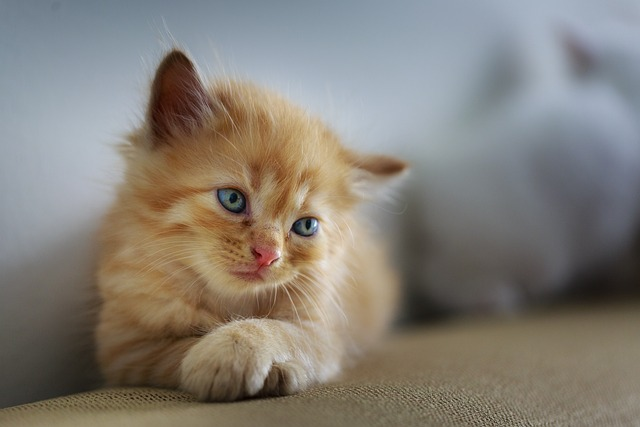
#> input picture Image Preprocessing/cat3.jpg, 640 x 427 px, found by its file name
$ python top5_fuction_openCV.py
#> lines starting #> are read from the running program, lines starting #| are printed output that depends on the picture; after the words box and inside, x2 and y2 are one past the last pixel; in counts of white or black regions, pixels touching at a corner belong together
import cv2 as cv

img = cv.imread('Image Preprocessing\cat3.jpg')
#> img is the input picture: shape (427, 640, 3); mean B, G, R 118.5, 126.8, 132.4
cv.resize(img, (300,300), interpolation=cv.INTER_LINEAR)
cv.imshow('img',img)

# # GrayScale Image
# gray = cv.cvtColor(img, cv.COLOR_BGR2GRAY)
# cv.imshow('Gray',gray)

# blurr

# blurr = cv.GaussianBlur(img, (5,5), cv.BORDER_DEFAULT)
# cv.imshow('Blur',blurr)


# Edge cascade
canny = cv.Canny(img, 125, 175)
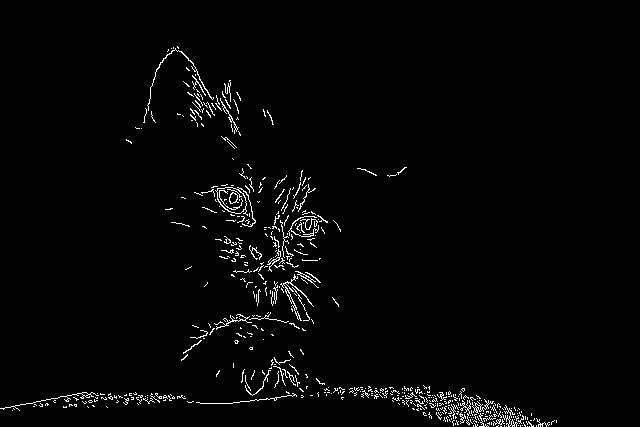
#> canny: shape (427, 640); 2% white in thin lines or dots, all inside (x1, y1, x2, y2) = (0, 46, 557, 427)
cv.imshow('Canny', canny)

# Dilating the image
dilated = cv.dilate(canny, (3,3), iterations=5)
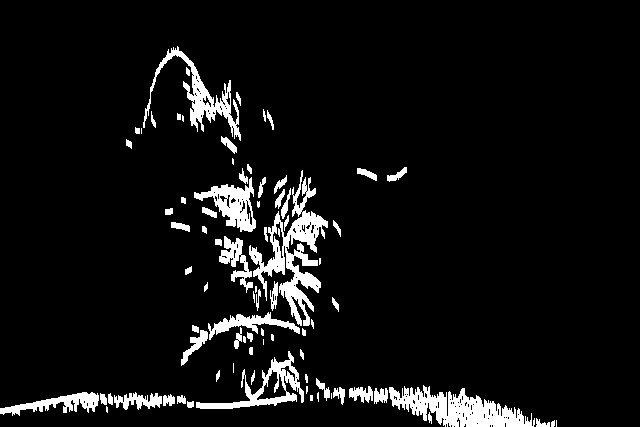
#> dilated: shape (427, 640); 6.7% white; 82 white regions (18 under 20 px), largest, box (x1, y1, x2, y2) and area: (249, 170, 328, 326) 3572, (389, 385, 535, 427) 3080, (143, 46, 241, 141) 1842
cv.imshow('dilated',dilated)

# Eroding
eroded = cv.erode(dilated, (3,3), iterations=1)
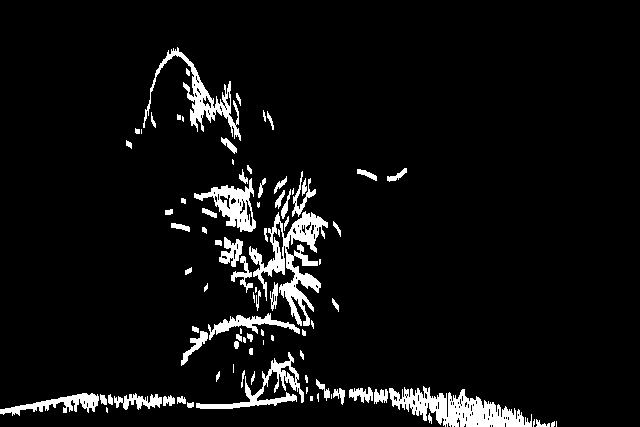
#> eroded: shape (427, 640); 6% white; 90 white regions (25 under 20 px), largest, box (x1, y1, x2, y2) and area: (249, 211, 328, 326) 2916, (389, 386, 532, 427) 2865, (143, 47, 241, 141) 1669
cv.imshow('Erode', eroded)

# Resize
# resized = cv.resize(img, (500,500))
resized = cv.resize(img, (500,500), interpolation=cv.INTER_CUBIC)
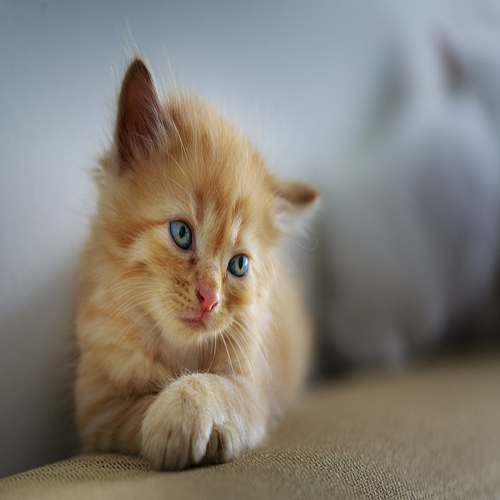
#> resized: shape (500, 500, 3); mean B, G, R 118.5, 126.8, 132.4
cv.imshow('resized', resized)

# cropping
cropped = img[50:200, 200:400]
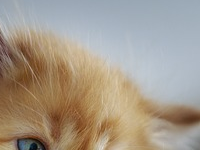
#> cropped: shape (150, 200, 3); mean B, G, R 138.7, 153.5, 165.1
cv.imshow('Cropped', cropped)

cv.waitKey(0)

$ run again, with Image Preprocessing/cat.jpg copied over Image Preprocessing/cat3.jpg
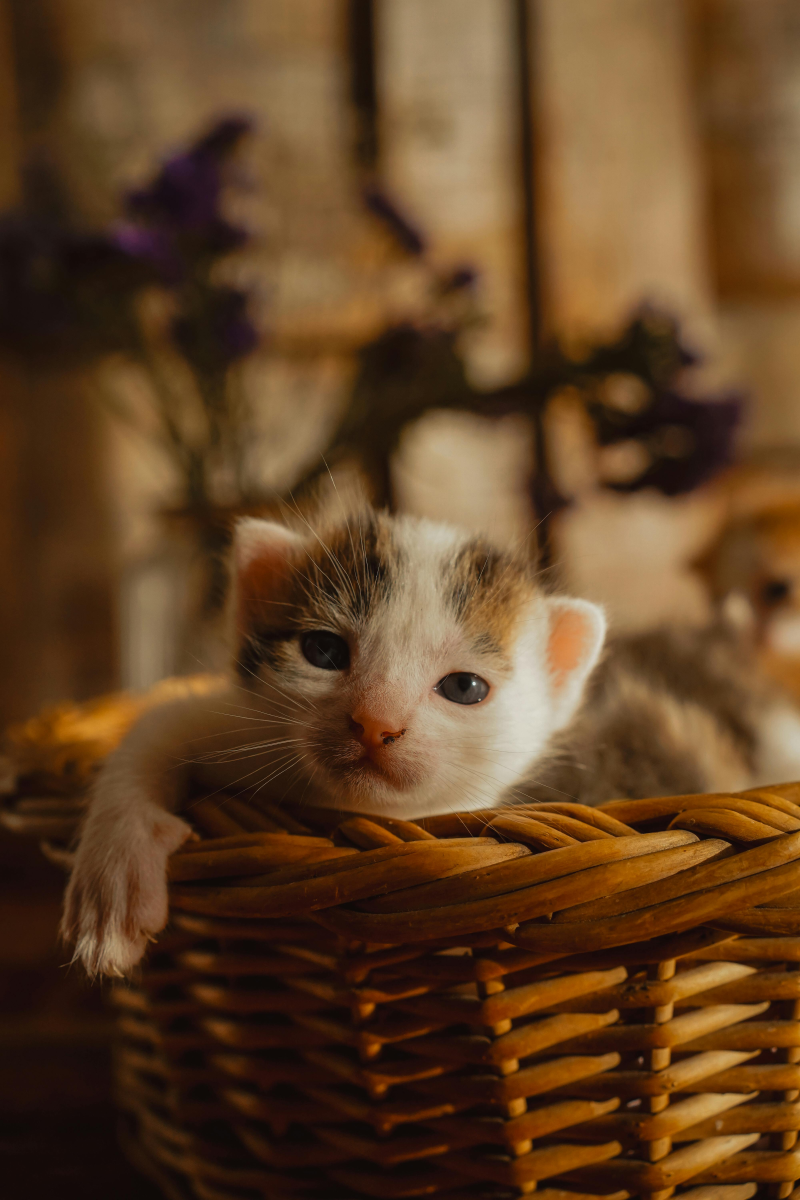
#> input picture Image Preprocessing/cat.jpg, 4000 x 6000 px, found by its file name (shown at 1/5 size)
#> img is the input picture: shape (6000, 4000, 3); mean B, G, R 36.4, 65.7, 96.9
#> `canny = cv.Canny(img, 125, 175)`:
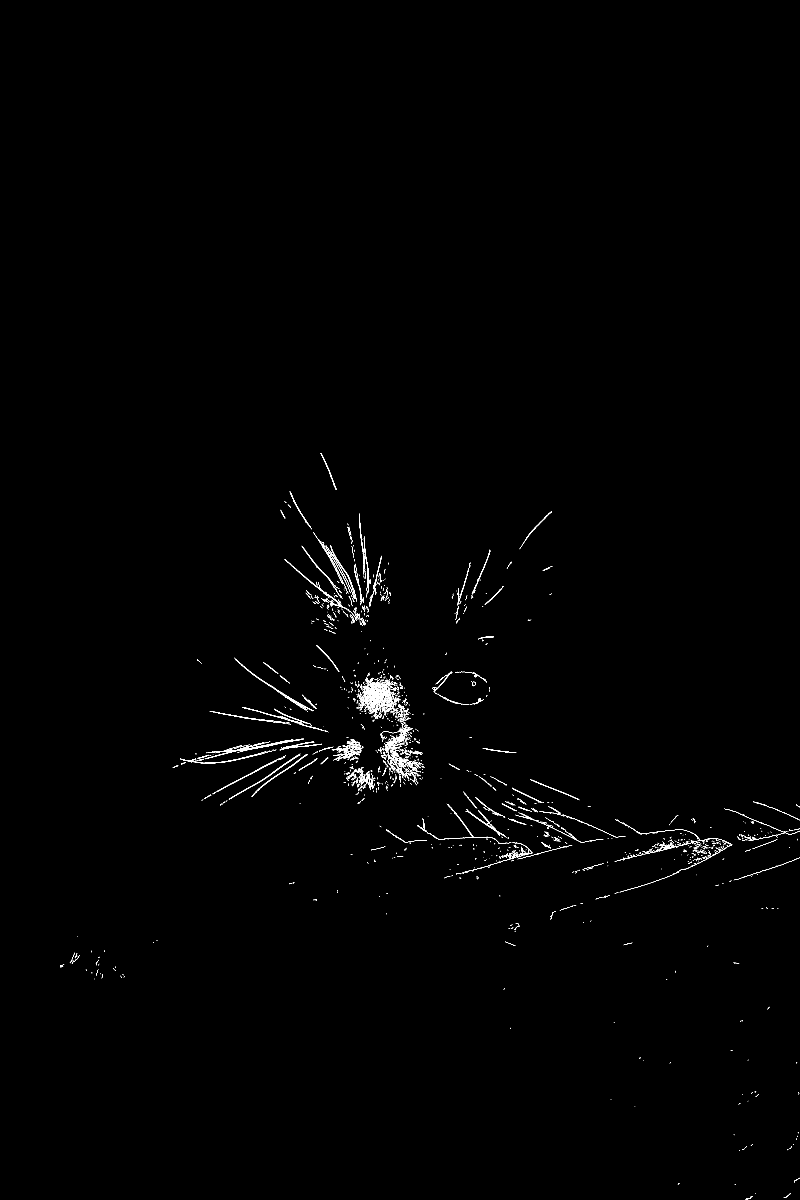
#> canny: shape (6000, 4000) (shown at 1/5 size); 0.29% white in thin lines or dots, all inside (x1, y1, x2, y2) = (300, 2265, 4000, 6000)
#> dilated: shape (6000, 4000); 1% white; 897 white regions (145 under 20 px), largest, box (x1, y1, x2, y2) and area: (1783, 3386, 1993, 3600) 20759, (1910, 3615, 2123, 3931) 18406, (1024, 3694, 1519, 3801) 8549
#> eroded: shape (6000, 4000); 0.9% white; 946 white regions (209 under 20 px), largest, box (x1, y1, x2, y2) and area: (1788, 3387, 1993, 3600) 18902, (1910, 3628, 2123, 3910) 15758, (1024, 3695, 1519, 3801) 7789
#> `cropped = img[50:200, 200:400]`:
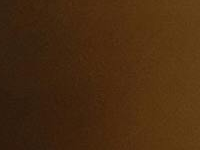
#> cropped: shape (150, 200, 3); mean B, G, R 15.8, 43.1, 72.7
